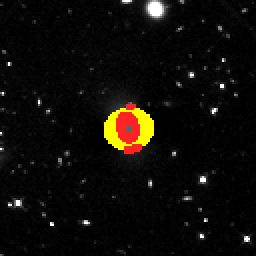
#> input picture examples/J1023p4230_00_real_detection.png, 128 x 128 px (shown 2 times larger)
$ python -i morphology_models.py   (imports and definitions only)
#> lines starting #> are read from the running program, lines starting #| are printed output that depends on the picture; after the words box and inside, x2 and y2 are one past the last pixel; in counts of white or black regions, pixels touching at a corner belong together
### src/lensing_pipeline/detection.py
from __future__ import annotations

import numpy as np


# Scale image intensities robustly so detection thresholds behave consistently.
def normalize_image(image: np.ndarray) -> np.ndarray:
    image = np.asarray(image, dtype=float)
    lo = float(np.percentile(image, 1))
#> lo = 0
    hi = float(np.percentile(image, 99.5))
#> hi = 242
    if hi <= lo:
        return np.zeros_like(image, dtype=float)
    return np.clip((image - lo) / (hi - lo), 0.0, 1.0)


# Smooth small-scale noise using a simple box filter.
# [10 lines left out: function box_blur, not called in this run]


# Apply a small 2D convolution kernel to an image.
def convolve2d(image: np.ndarray, kernel: np.ndarray) -> np.ndarray:
    kernel = np.asarray(kernel, dtype=float)
    pad_y = kernel.shape[0] // 2
    pad_x = kernel.shape[1] // 2
    padded = np.pad(np.asarray(image, dtype=float), ((pad_y, pad_y), (pad_x, pad_x)), mode="edge")
    out = np.zeros_like(image, dtype=float)
    for y in range(kernel.shape[0]):
        for x in range(kernel.shape[1]):
            out += kernel[y, x] * padded[y : y + image.shape[0], x : x + image.shape[1]]
    return out


# Build a Laplacian-of-Gaussian kernel for arc-edge response detection.
# [10 lines left out: function log_kernel, not called in this run]


# Compute the positive LoG response used to highlight curved bright structures.
def laplacian_of_gaussian_response(image: np.ndarray, sigma: float = 1.4) -> np.ndarray:
    response = -convolve2d(image, log_kernel(sigma=sigma))
    return normalize_image(np.maximum(response, 0.0))


# Expand a binary mask so nearby candidate pixels are connected.
# [258 lines left out: functions dilate_mask, sift_keypoint_mask, suppress_central_lens_light, remove_small_components, connected_components, filter_false_positive_components and 1 more, not called in this run]

### src/lensing_pipeline/morphology_models.py
from __future__ import annotations

import json
import math
import time
from dataclasses import asdict, dataclass, field
from pathlib import Path
from typing import Any

import numpy as np
from PIL import Image
from scipy import ndimage

from lensing_pipeline.detection import convolve2d, normalize_image


CANONICAL_CLASSES = ["spiral", "elliptical", "peculiar", "irregular", "uncertain"]


@dataclass(frozen=True)
class ModelRegistryEntry:
    model_name: str
    framework: str
    source: str
    expected_input_dimensions: tuple[int, int]
    expected_channels: int
    normalisation: str
    native_labels: list[str]
    label_mapping: dict[str, str]
    confidence_output: str
    licence: str
    status: str
    notes: str


@dataclass
class MorphologyPrediction:
    model_name: str
    native_label: str
    canonical_label: str
    confidence: float
    probabilities: dict[str, float] = field(default_factory=dict)
    preprocessing_used: str = "raw_source_crop"
    inference_time: float = 0.0
    status: str = "ran"
    error_message: str = ""


@dataclass(frozen=True)
class PreprocessConfig:
    image_size: int = 224
    channels: int = 3
    padding_fraction: float = 0.18
    mode: str = "raw_source_crop"


# [178 lines left out: functions canonicalise_label, default_model_registry, write_model_registry, load_image_array, supported_source_mask, crop_around_centroid and 3 more, not called in this run]


def gini_coefficient(values: np.ndarray) -> float:
    data = np.sort(np.clip(np.asarray(values, dtype=float).ravel(), 0.0, None))
    if len(data) == 0 or float(np.sum(data)) <= 0:
        return 0.0
    index = np.arange(1, len(data) + 1, dtype=float)
    return float(np.sum((2.0 * index - len(data) - 1.0) * data) / (len(data) * np.sum(data)))


def m20_statistic(image: np.ndarray) -> float:
    arr = normalize_image(np.clip(np.asarray(image, dtype=float), 0.0, None))
    total_flux = float(arr.sum())
    if total_flux <= 0:
        return math.nan
    yy, xx = np.indices(arr.shape)
    cx = float((xx * arr).sum() / total_flux)
    cy = float((yy * arr).sum() / total_flux)
    moment = arr * ((xx - cx) ** 2 + (yy - cy) ** 2)
    total_moment = float(moment.sum())
    if total_moment <= 0:
        return math.nan
    flat_flux = arr.ravel()
    flat_moment = moment.ravel()
    order = np.argsort(flat_flux)[::-1]
    cumulative_flux = np.cumsum(flat_flux[order])
    keep = cumulative_flux <= 0.2 * total_flux
    if not np.any(keep):
        keep[0] = True
    return float(np.log10(max(float(flat_moment[order][keep].sum()), 1e-12) / total_moment))


def hu_moments(image: np.ndarray) -> list[float]:
    arr = normalize_image(np.clip(np.asarray(image, dtype=float), 0.0, None))
    yy, xx = np.indices(arr.shape)
    m00 = float(arr.sum())
    if m00 <= 0:
        return [0.0] * 7
    cx = float((xx * arr).sum() / m00)
    cy = float((yy * arr).sum() / m00)

    def mu(p: int, q: int) -> float:
        return float((((xx - cx) ** p) * ((yy - cy) ** q) * arr).sum())

    def eta(p: int, q: int) -> float:
        return mu(p, q) / max(m00 ** (1.0 + 0.5 * (p + q)), 1e-12)

    n20, n02, n11 = eta(2, 0), eta(0, 2), eta(1, 1)
    n30, n12, n21, n03 = eta(3, 0), eta(1, 2), eta(2, 1), eta(0, 3)
    return [
        n20 + n02,
        (n20 - n02) ** 2 + 4 * n11**2,
        (n30 - 3 * n12) ** 2 + (3 * n21 - n03) ** 2,
        (n30 + n12) ** 2 + (n21 + n03) ** 2,
        (n30 - 3 * n12) * (n30 + n12) * ((n30 + n12) ** 2 - 3 * (n21 + n03) ** 2)
        + (3 * n21 - n03) * (n21 + n03) * (3 * (n30 + n12) ** 2 - (n21 + n03) ** 2),
        (n20 - n02) * ((n30 + n12) ** 2 - (n21 + n03) ** 2) + 4 * n11 * (n30 + n12) * (n21 + n03),
        (3 * n21 - n03) * (n30 + n12) * ((n30 + n12) ** 2 - 3 * (n21 + n03) ** 2)
        - (n30 - 3 * n12) * (n21 + n03) * (3 * (n30 + n12) ** 2 - (n21 + n03) ** 2),
    ]


def morphology_features(image: np.ndarray) -> dict[str, float]:
    arr = normalize_image(np.clip(np.asarray(image, dtype=float), 0.0, None))
    yy, xx = np.indices(arr.shape)
    total = float(arr.sum()) + 1e-12
#> total = 860.7
    cx = float((xx * arr).sum() / total)
#> cx = 63.58
    cy = float((yy * arr).sum() / total)
#> cy = 58.38
    radius = np.hypot(xx - cx, yy - cy)
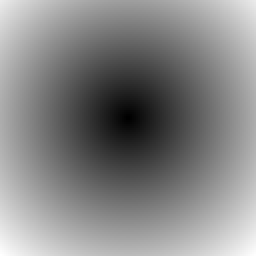
#> radius: shape (128, 128) float64 (shown 2 times larger); min 0.562, max 93.55, mean 49.2; drawn with min black and max white
    max_radius = float(np.hypot(arr.shape[1] / 2.0, arr.shape[0] / 2.0))
#> max_radius = 90.51
    inner = float(arr[radius <= 0.25 * max_radius].sum())
#> inner = 365.2
    outer = float(arr[radius <= 0.75 * max_radius].sum()) + 1e-12
#> outer = 789.5
    concentration = inner / outer
#> concentration = 0.463
    rotated = np.rot90(arr, 2)
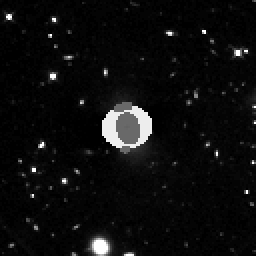
#> rotated: shape (128, 128) float64 (shown 2 times larger); min 0, max 1, mean 0.0525
    asymmetry = float(np.abs(arr - rotated).sum() / (float(arr.sum()) + 1e-12))
#> asymmetry = 0.881
    smoothed = ndimage.gaussian_filter(arr, sigma=1.2)
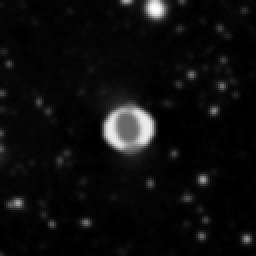
#> smoothed: shape (128, 128) float64 (shown 2 times larger); min 4.37e-05, max 0.996, mean 0.0525
    clumpiness = float(np.clip(np.sum(np.clip(arr - smoothed, 0.0, None)) / (float(arr.sum()) + 1e-12), 0.0, 1.0))
#> clumpiness = 0.19
    grad_x = convolve2d(arr, np.array([[-1, 0, 1]], dtype=float))
#> in convolve2d, `kernel = np.asarray(kernel, dtype=float)`: kernel = [[-1, 0, 1]]
#> after the loop in convolve2d, `for y in range(kernel.shape[0]):`:
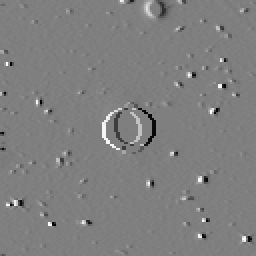
#> out: shape (128, 128) float64 (shown 2 times larger); min -1, max 1, mean -0.000843; drawn with min black and max white
    grad_y = convolve2d(arr, np.array([[-1], [0], [1]], dtype=float))
#> in convolve2d (call 2), `kernel = np.asarray(kernel, dtype=float)`: kernel = [-1, 0, 1]
#> after the loop in convolve2d (call 2), `for y in range(kernel.shape[0]):`:
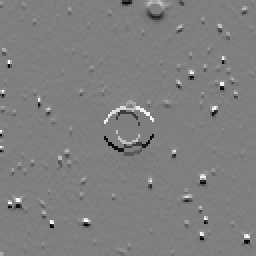
#> out: shape (128, 128) float64 (shown 2 times larger); min -1, max 1, mean -0.00139; drawn with min black and max white
    edge_strength = float(np.mean(np.hypot(grad_x, grad_y)))
#> edge_strength = 0.0576
    active = arr > max(float(np.percentile(arr, 75.0)), 0.04)
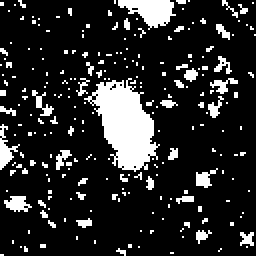
#> active: shape (128, 128) bool (shown 2 times larger); 15.8% white; 237 white regions (217 under 20 px), largest, box (x1, y1, x2, y2) and area: (42, 39, 80, 86) 943, (59, 0, 88, 15) 248, (0, 62, 10, 85) 88
    if int(active.sum()) >= 5:
        coords = np.column_stack([xx[active].astype(float), yy[active].astype(float)])
#> coords = 2582 pairs, first value 0 to 127, second value 0 to 127
        centred = coords - coords.mean(axis=0)
#> centred = 2582 pairs, first value -62.48 to 64.52, second value -57.49 to 69.51
        eig = np.maximum(np.linalg.eigvalsh(np.cov(centred, rowvar=False)), 1e-8)
#> eig = [807.9, 1141.4]
        axis_ratio = float(np.sqrt(eig[0] / eig[1]))
#> axis_ratio = 0.841
        elongation = float(1.0 / max(axis_ratio, 1e-6))
#> elongation = 1.19
        effective_radius = float(np.sqrt(eig.sum()))
#> effective_radius = 44.15
    else:
        axis_ratio = 1.0
        elongation = 1.0
        effective_radius = 0.0
    hu = hu_moments(arr)
#> in hu_moments, `m00 = float(arr.sum())`: m00 = 860.7
#> in hu_moments, `cx = float((xx * arr).sum() / m00)`: cx = 63.58
#> in hu_moments, `cy = float((yy * arr).sum() / m00)`: cy = 58.38
#> in hu_moments, `n20, n02, n11 = eta(2, 0), eta(0, 2), eta(1, 1)`: n20 = 0.96; n02 = 1.15; n11 = -0.128
#> in hu_moments, `n30, n12, n21, n03 = eta(3, 0), eta(1, 2), eta(2, 1), eta(0, 3)`: n30 = -0.257; n12 = 0.177; n21 = 0.2; n03 = -0.158
#> hu = [2.11, 0.0998, 1.19, 0.00818, 0.000634, 0.000828, 0.000501]
    features = {
        "concentration": float(concentration),
        "asymmetry": asymmetry,
        "clumpiness": clumpiness,
        "edge_strength": edge_strength,
        "gini": gini_coefficient(arr),
        "m20": m20_statistic(arr),
        "axis_ratio": axis_ratio,
        "ellipticity": float(1.0 - axis_ratio),
        "elongation": elongation,
        "effective_radius": effective_radius,
        "central_intensity_ratio": float(inner / (float(arr.sum()) + 1e-12)),
        "active_fraction": float(np.mean(active)),
    }
#> in gini_coefficient, `data = np.sort(np.clip(np.asarray(values, dtype=float).ravel(), 0.0, N..`: data = 16384 values from 0 to 1
#> in gini_coefficient, `index = np.arange(1, len(data) + 1, dtype=float)`: index = 16384 values from 1 to 16384
#> in m20_statistic, `total_flux = float(arr.sum())`: total_flux = 860.7
#> in m20_statistic, `cx = float((xx * arr).sum() / total_flux)`: cx = 63.58
#> in m20_statistic, `cy = float((yy * arr).sum() / total_flux)`: cy = 58.38
#> in m20_statistic, `moment = arr * ((xx - cx) ** 2 + (yy - cy) ** 2)`:
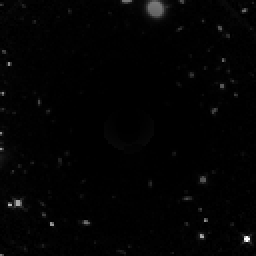
#> moment: shape (128, 128) float64 (shown 2 times larger); min 0, max 7328.2, mean 95.2; drawn with min black and max white
#> in m20_statistic, `total_moment = float(moment.sum())`: total_moment = 1559540.1
#> in m20_statistic, `flat_flux = arr.ravel()`: flat_flux = 16384 values, max 1 at index 62, min 0 at index 0, mean 0.0525
#> in m20_statistic, `flat_moment = moment.ravel()`: flat_moment = 16384 values, max 7328.2 at index 15483, min 0 at index 0, mean 95.19
#> in m20_statistic, `order = np.argsort(flat_flux)[::-1]`: order = 16384 values, max 16383 at index 3405, min 0 at index 15158, mean 8191.5
#> in m20_statistic, `cumulative_flux = np.cumsum(flat_flux[order])`: cumulative_flux = 16384 values from 1 to 860.7
    for index, value in enumerate(hu, start=1):
        features[f"hu_{index}"] = float(value)
#> this loop made 7 passes
#> value on passes 1 to 7: 2.11, 0.0998, 1.19, 0.00818, 0.000634, 0.000828, 0.000501
#> after the loop, features = 19 items
    return features


# [86 lines left out: functions structure_feature_expert_predict, texture_feature_expert_predict, not called in this run]


def feature_expert_predict(image: np.ndarray, preprocessing_used: str = "raw_source_crop") -> MorphologyPrediction:
    return structure_feature_expert_predict(image, preprocessing_used)


class HuggingFaceMorphologyExpert:
    # [64 lines left out: functions __init__, predict, not called in this run]

>>> import cv2
>>> picture = cv2.imread('../../examples/J1023p4230_00_real_detection.png', cv2.IMREAD_GRAYSCALE)
>>> result = morphology_features(picture)
#> result = 19 items

$ run again, on examples/lens_00932_observed.png
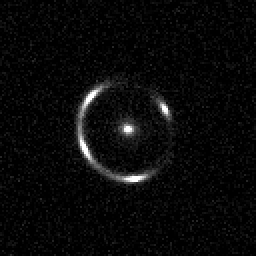
#> input picture examples/lens_00932_observed.png, 128 x 128 px (shown 2 times larger)
#> picture is the input picture: shape (128, 128); min 0, max 255, mean 9.4
#> lo = 0
#> hi = 197
#> total = 762.4
#> in morphology_features, `cx = float((xx * arr).sum() / total)`: cx = 60.71
#> in morphology_features, `cy = float((yy * arr).sum() / total)`: cy = 64.95
#> inner = 229.6
#> outer = 705
#> concentration = 0.326
#> asymmetry = 1.28
#> clumpiness = 0.324
#> kernel = [[-1, 0, 1]]
#> kernel = [-1, 0, 1]
#> padded: shape (130, 128) float64
#> after the loop in convolve2d (call 2), `for y in range(kernel.shape[0]):`:
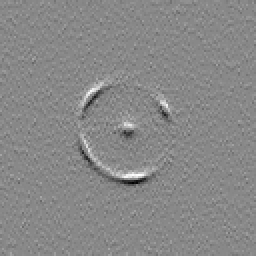
#> out: shape (128, 128) float64 (shown 2 times larger); min -0.939, max 0.817, mean 5.08e-05; drawn with min black and max white
#> edge_strength = 0.0774
#> active: shape (128, 128) bool; 23.8% white in thin lines or dots
#> coords = 3901 pairs, first value 0 to 127, second value 0 to 127
#> centred = 3901 pairs, first value -62.71 to 64.29, second value -64.06 to 62.94
#> eig = [1000.6, 1023.4]
#> axis_ratio = 0.989
#> elongation = 1.01
#> effective_radius = 44.99
#> m00 = 762.4
#> in hu_moments, `cx = float((xx * arr).sum() / m00)`: cx = 60.71
#> in hu_moments, `cy = float((yy * arr).sum() / m00)`: cy = 64.95
#> n20 = 1.06; n11 = 0.0114
#> n30 = 0.241; n12 = 0.0885; n21 = -0.0695; n03 = -0.11
#> hu = [2.13, 0.000528, 0.0104, 0.14, 0.00509, -0.00247, -0.00169]
#> data = 16384 values from 0 to 1
#> in gini_coefficient, `index = np.arange(1, len(data) + 1, dtype=float)`: index = 16384 values from 1 to 16384
#> total_flux = 762.4
#> in m20_statistic, `cx = float((xx * arr).sum() / total_flux)`: cx = 60.71
#> in m20_statistic, `cy = float((yy * arr).sum() / total_flux)`: cy = 64.95
#> in m20_statistic, `moment = arr * ((xx - cx) ** 2 + (yy - cy) ** 2)`:
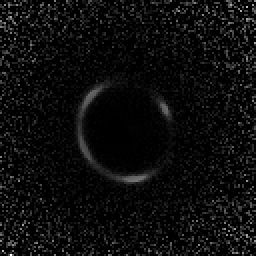
#> moment: shape (128, 128) float64 (shown 2 times larger); min 0, max 1482.6, mean 75.4; drawn with min black and max white
#> total_moment = 1235439
#> flat_flux = 16384 values, max 1 at index 5807, min 0 at index 0, mean 0.0465
#> flat_moment = 16384 values, max 1482.6 at index 16261, min 0 at index 0, mean 75.41
#> order = 16384 values, max 16383 at index 10745, min 0 at index 13557, mean 8191.5
#> cumulative_flux = 16384 values from 1 to 762.4
#> the loop in morphology_features, `for index, value in enumerate(hu, start=1):` made 7 passes
#> value on passes 1 to 7: 2.13, 0.000528, 0.0104, 0.14, 0.00509, -0.00247, -0.00169
#> after the loop in morphology_features, `for index, value in enumerate(hu, start=1):`: features = 19 items
